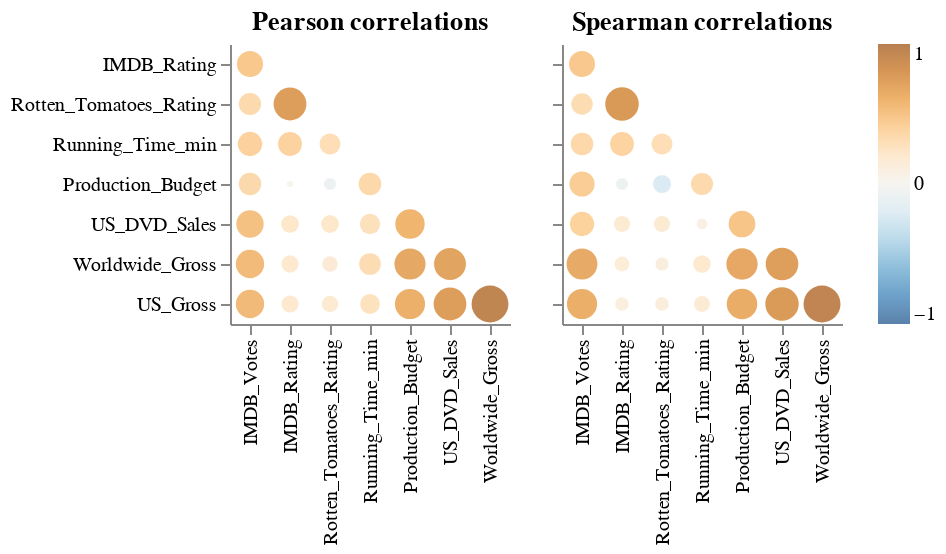

Notebook source saved alongside this figure:
### Code cell
aly.corr(data.movies())

### Figure 1 — Vega-Lite specification as saved in the notebook (floating-point values rounded to 4 significant figures)
{"config": {"view": {"continuousWidth": 300, "continuousHeight": 300, "strokeWidth": 0}}, "concat": [{"data": {"name": "data-5d1eb3f95555f799fc21f91e40ff7595"}, "mark": {"type": "circle"}, "encoding": {"color": {"field": "value", "scale": {"domain": [-1, 1], "scheme": "blueorange"}, "title": "", "type": "quantitative"}, "size": {"field": "abs_value", "legend": null, "scale": {"domain": [0, 1]}, "type": "quantitative"}, "tooltip": [{"field": "value", "format": ".2f", "title": "corr", "type": "quantitative"}, {"field": "index", "title": "x", "type": "nominal"}, {"field": "variable", "title": "y", "type": "nominal"}], "x": {"field": "index", "sort": ["IMDB_Votes", "IMDB_Rating", "Rotten_Tomatoes_Rating", "Running_Time_min", "Production_Budget", "US_DVD_Sales", "Worldwide_Gross"], "title": "", "type": "nominal"}, "y": {"axis": {}, "field": "variable", "sort": ["IMDB_Rating", "Rotten_Tomatoes_Rating", "Running_Time_min", "Production_Budget", "US_DVD_Sales", "Worldwide_Gross", "US_Gross"], "title": "", "type": "nominal"}}, "title": "Pearson correlations", "transform": [{"calculate": "abs(datum.value)", "as": "abs_value"}]}, {"data": {"name": "data-b9054f8389db10a7945c522c1c05594c"}, "mark": {"type": "circle"}, "encoding": {"color": {"field": "value", "scale": {"domain": [-1, 1], "scheme": "blueorange"}, "title": "", "type": "quantitative"}, "size": {"field": "abs_value", "legend": null, "scale": {"domain": [0, 1]}, "type": "quantitative"}, "tooltip": [{"field": "value", "format": ".2f", "title": "corr", "type": "quantitative"}, {"field": "index", "title": "x", "type": "nominal"}, {"field": "variable", "title": "y", "type": "nominal"}], "x": {"field": "index", "sort": ["IMDB_Votes", "IMDB_Rating", "Rotten_Tomatoes_Rating", "Running_Time_min", "Production_Budget", "US_DVD_Sales", "Worldwide_Gross"], "title": "", "type": "nominal"}, "y": {"axis": {"labels": false}, "field": "variable", "sort": ["IMDB_Rating", "Rotten_Tomatoes_Rating", "Running_Time_min", "Production_Budget", "US_DVD_Sales", "Worldwide_Gross", "US_Gross"], "title": "", "type": "nominal"}}, "title": "Spearman correlations", "transform": [{"calculate": "abs(datum.value)", "as": "abs_value"}]}], "resolve": {"axis": {"y": "shared"}}, "$schema": "https://vega.github.io/schema/vega-lite/v5.20.1.json", "datasets": {"data-5d1eb3f95555f799fc21f91e40ff7595": [{"index": "US_DVD_Sales", "variable": "Worldwide_Gross", "value": 0.7023}, {"index": "Production_Budget", "variable": "Worldwide_Gross", "value": 0.6658}, {"index": "Running_Time_min", "variable": "Worldwide_Gross", "value": 0.3176}, {"index": "Rotten_Tomatoes_Rating", "variable": "Worldwide_Gross", "value": 0.1593}, {"index": "IMDB_Rating", "variable": "Worldwide_Gross", "value": 0.1975}, {"index": "IMDB_Votes", "variable": "Worldwide_Gross", "value": 0.5516}, {"index": "Worldwide_Gross", "variable": "US_Gross", "value": 0.9397}, {"index": "Production_Budget", "variable": "US_Gross", "value": 0.6236}, {"index": "Running_Time_min", "variable": "US_Gross", "value": 0.262}, {"index": "Rotten_Tomatoes_Rating", "variable": "US_Gross", "value": 0.1792}, {"index": "IMDB_Rating", "variable": "US_Gross", "value": 0.197}, {"index": "IMDB_Votes", "variable": "US_Gross", "value": 0.5525}, {"index": "US_DVD_Sales", "variable": "US_Gross", "value": 0.7409}, {"index": "IMDB_Rating", "variable": "US_DVD_Sales", "value": 0.2092}, {"index": "IMDB_Votes", "variable": "US_DVD_Sales", "value": 0.5114}, {"index": "Running_Time_min", "variable": "US_DVD_Sales", "value": 0.2761}, {"index": "Rotten_Tomatoes_Rating", "variable": "US_DVD_Sales", "value": 0.2126}, {"index": "Production_Budget", "variable": "US_DVD_Sales", "value": 0.592}, {"index": "Rotten_Tomatoes_Rating", "variable": "Running_Time_min", "value": 0.2957}, {"index": "IMDB_Rating", "variable": "Running_Time_min", "value": 0.3875}, {"index": "IMDB_Votes", "variable": "Running_Time_min", "value": 0.4042}, {"index": "IMDB_Rating", "variable": "Rotten_Tomatoes_Rating", "value": 0.7431}, {"index": "IMDB_Votes", "variable": "Rotten_Tomatoes_Rating", "value": 0.3354}, {"index": "Running_Time_min", "variable": "Production_Budget", "value": 0.3488}, {"index": "Rotten_Tomatoes_Rating", "variable": "Production_Budget", "value": -0.08874}, {"index": "IMDB_Rating", "variable": "Production_Budget", "value": 0.01531}, {"index": "IMDB_Votes", "variable": "Production_Budget", "value": 0.3398}, {"index": "IMDB_Votes", "variable": "IMDB_Rating", "value": 0.4674}], "data-b9054f8389db10a7945c522c1c05594c": [{"index": "US_DVD_Sales", "variable": "Worldwide_Gross", "value": 0.7346}, {"index": "Production_Budget", "variable": "Worldwide_Gross", "value": 0.6748}, {"index": "Running_Time_min", "variable": "Worldwide_Gross", "value": 0.2052}, {"index": "Rotten_Tomatoes_Rating", "variable": "Worldwide_Gross", "value": 0.109}, {"index": "IMDB_Rating", "variable": "Worldwide_Gross", "value": 0.1419}, {"index": "IMDB_Votes", "variable": "Worldwide_Gross", "value": 0.6558}, {"index": "Worldwide_Gross", "variable": "US_Gross", "value": 0.9466}, {"index": "Production_Budget", "variable": "US_Gross", "value": 0.6408}, {"index": "Running_Time_min", "variable": "US_Gross", "value": 0.1652}, {"index": "Rotten_Tomatoes_Rating", "variable": "US_Gross", "value": 0.1214}, {"index": "IMDB_Rating", "variable": "US_Gross", "value": 0.1159}, {"index": "IMDB_Votes", "variable": "US_Gross", "value": 0.627}, {"index": "US_DVD_Sales", "variable": "US_Gross", "value": 0.7711}, {"index": "IMDB_Rating", "variable": "US_DVD_Sales", "value": 0.1704}, {"index": "IMDB_Votes", "variable": "US_DVD_Sales", "value": 0.4011}, {"index": "Running_Time_min", "variable": "US_DVD_Sales", "value": 0.07205}, {"index": "Rotten_Tomatoes_Rating", "variable": "US_DVD_Sales", "value": 0.1719}, {"index": "Production_Budget", "variable": "US_DVD_Sales", "value": 0.4878}, {"index": "Rotten_Tomatoes_Rating", "variable": "Running_Time_min", "value": 0.2962}, {"index": "IMDB_Rating", "variable": "Running_Time_min", "value": 0.3851}, {"index": "IMDB_Votes", "variable": "Running_Time_min", "value": 0.3461}, {"index": "IMDB_Rating", "variable": "Rotten_Tomatoes_Rating", "value": 0.7765}, {"index": "IMDB_Votes", "variable": "Rotten_Tomatoes_Rating", "value": 0.3123}, {"index": "Running_Time_min", "variable": "Production_Budget", "value": 0.3315}, {"index": "Rotten_Tomatoes_Rating", "variable": "Production_Budget", "value": -0.2201}, {"index": "IMDB_Rating", "variable": "Production_Budget", "value": -0.08801}, {"index": "IMDB_Votes", "variable": "Production_Budget", "value": 0.432}, {"index": "IMDB_Votes", "variable": "IMDB_Rating", "value": 0.4633}]}}
